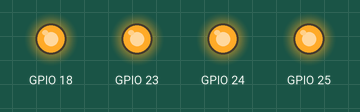
This program was run on a simulated Raspberry Pi (BCM pin numbers). Shown: output pins drawn as LEDs (lit = HIGH).

Above: at 2.5 s.
At 7.5 s:
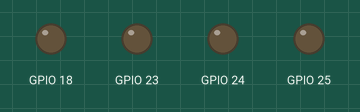
Timing chart, 0 to 13.0 s (numbered marks = the images above):
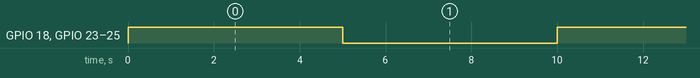

The program:

relay_sample.py
```python
import RPi.GPIO as GPIO
from time import sleep

# The script as below using BCM GPIO 00..nn numbers
GPIO.setmode(GPIO.BCM)

# Set relay pins as output
GPIO.setup(18, GPIO.OUT)
GPIO.setup(23, GPIO.OUT)
GPIO.setup(24, GPIO.OUT)
GPIO.setup(25, GPIO.OUT)

while (True):

    # Turn all relays ON
    GPIO.output(18, GPIO.HIGH)
    GPIO.output(23, GPIO.HIGH)
    GPIO.output(24, GPIO.HIGH)
    GPIO.output(25, GPIO.HIGH)
    # Sleep for 5 seconds
    sleep(5)
    # Turn all relays OFF
    GPIO.output(18, GPIO.LOW)
    GPIO.output(23, GPIO.LOW)
    GPIO.output(24, GPIO.LOW)
    GPIO.output(25, GPIO.LOW)
    # Sleep for 5 seconds
    sleep(5)
```

Measured:
- by itself, GPIO 18, GPIO 23–25: alternates HIGH for 5.0 s and LOW for 5.0 s
